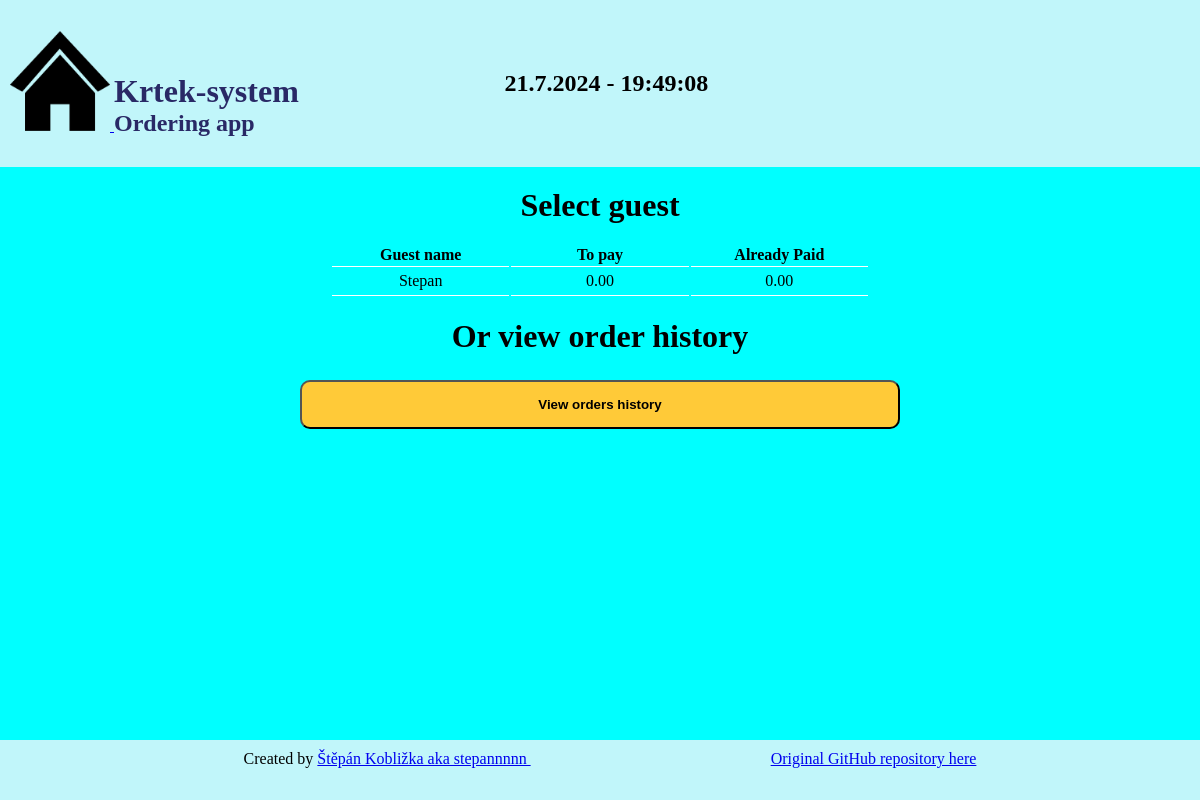
The app's page /, older data.
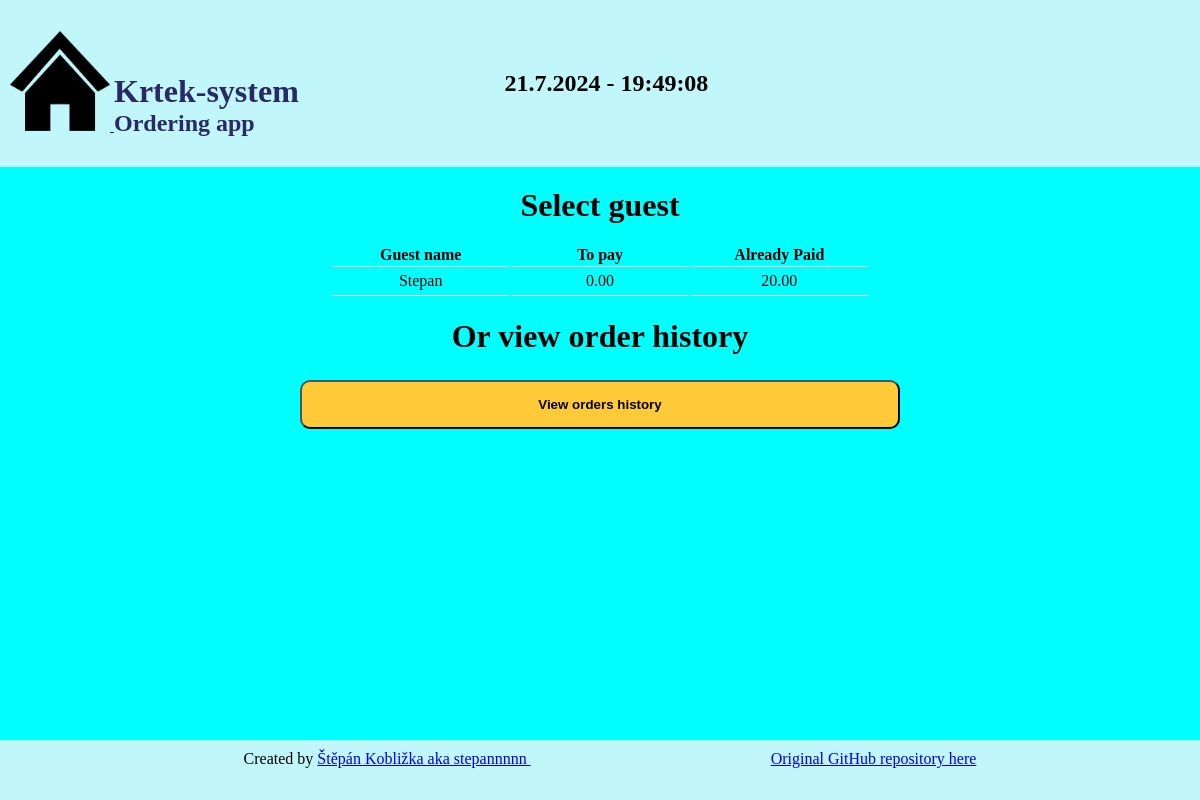
The same page, newer data.
### orders/models.py (models this page shows, shortened)
class Guest(models.Model):
    name = models.CharField(max_length=20)
    to_pay = models.DecimalField(max_digits=10, decimal_places=2, default=0)
    already_paid = models.DecimalField(max_digits=10, decimal_places=2, default=0)
    active = models.BooleanField()
    class Meta:
        ordering = ["name"]

### orders/views.py (the view)
# urls.py: path("", views.IndexView.as_view(), name="index"),
class IndexView(generic.ListView):
    template_name = "orders/index.html"
    context_object_name = "guest_list"
    def get_queryset(self):
        return Guest.objects.filter(active=True)

### orders/templates/orders/index.html
{% extends 'orders/base.html'%}
{% block content %}
<h1> Select guest </h1>
{% if guest_list %}
<table id="indextable">
    <tr>
        <th>Guest name</th>
        <th>To pay</th>
        <th>Already Paid</th>
    </tr>
    {% for guest in guest_list %}
    <tr onclick="window.location='{% url 'orders:guest_action' guest.id %}'">
        <td>{{ guest.name }}</td>
        <td>{{ guest.to_pay }}</td>
        <td>{{ guest.already_paid }}</td>
    </tr>
    {% endfor %}
    </table>
{% else %}
    <p>No guests are available.</p>
{% endif %}
<h1> Or view order history </h1>
<form action="{% url 'orders:history' %}" method="get">
    <input type="submit" value="View orders history">
</form>
{% endblock %}

Row changes from the older to the newer data that the page shows:
changed Guest "Stepan": already_paid "0.00" → "20.00"
